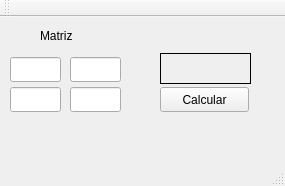
<?xml version="1.0" encoding="UTF-8"?>
<ui version="4.0">
 <class>MainWindow</class>
 <widget class="QMainWindow" name="MainWindow">
  <property name="geometry">
   <rect>
    <x>0</x>
    <y>0</y>
    <width>285</width>
    <height>186</height>
   </rect>
  </property>
  <property name="windowTitle">
   <string>MainWindow</string>
  </property>
  <widget class="QWidget" name="centralWidget">
   <widget class="QLineEdit" name="lineEdit">
    <property name="geometry">
     <rect>
      <x>10</x>
      <y>40</y>
      <width>51</width>
      <height>25</height>
     </rect>
    </property>
   </widget>
   <widget class="QLineEdit" name="lineEdit_2">
    <property name="geometry">
     <rect>
      <x>70</x>
      <y>40</y>
      <width>51</width>
      <height>25</height>
     </rect>
    </property>
   </widget>
   <widget class="QLineEdit" name="lineEdit_3">
    <property name="geometry">
     <rect>
      <x>10</x>
      <y>70</y>
      <width>51</width>
      <height>25</height>
     </rect>
    </property>
   </widget>
   <widget class="QLineEdit" name="lineEdit_4">
    <property name="geometry">
     <rect>
      <x>70</x>
      <y>70</y>
      <width>51</width>
      <height>25</height>
     </rect>
    </property>
   </widget>
   <widget class="QLabel" name="label">
    <property name="geometry">
     <rect>
      <x>40</x>
      <y>10</y>
      <width>67</width>
      <height>17</height>
     </rect>
    </property>
    <property name="text">
     <string>Matriz</string>
    </property>
   </widget>
   <widget class="QPushButton" name="pushButton">
    <property name="geometry">
     <rect>
      <x>160</x>
      <y>70</y>
      <width>89</width>
      <height>25</height>
     </rect>
    </property>
    <property name="text">
     <string>Calcular</string>
    </property>
   </widget>
   <widget class="QLabel" name="label_2">
    <property name="geometry">
     <rect>
      <x>160</x>
      <y>36</y>
      <width>91</width>
      <height>31</height>
     </rect>
    </property>
    <property name="frameShape">
     <enum>QFrame::Box</enum>
    </property>
    <property name="text">
     <string/>
    </property>
   </widget>
  </widget>
  <widget class="QMenuBar" name="menuBar">
   <property name="geometry">
    <rect>
     <x>0</x>
     <y>0</y>
     <width>285</width>
     <height>22</height>
    </rect>
   </property>
  </widget>
  <widget class="QToolBar" name="mainToolBar">
   <attribute name="toolBarArea">
    <enum>TopToolBarArea</enum>
   </attribute>
   <attribute name="toolBarBreak">
    <bool>false</bool>
   </attribute>
  </widget>
  <widget class="QStatusBar" name="statusBar"/>
 </widget>
 <layoutdefault spacing="6" margin="11"/>
 <resources/>
 <connections/>
</ui>
